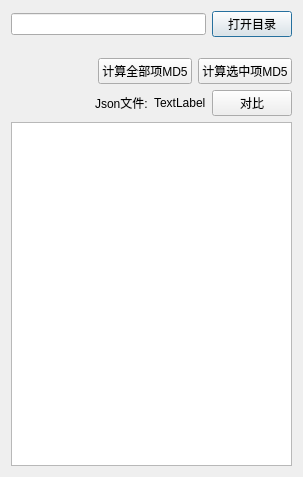
<?xml version="1.0" encoding="UTF-8"?>
<ui version="4.0">
 <class>MD5DialogClass</class>
 <widget class="QDialog" name="MD5DialogClass">
  <property name="geometry">
   <rect>
    <x>0</x>
    <y>0</y>
    <width>303</width>
    <height>477</height>
   </rect>
  </property>
  <property name="windowTitle">
   <string>MD5Dialog</string>
  </property>
  <layout class="QVBoxLayout" name="verticalLayout_2">
   <item>
    <layout class="QHBoxLayout" name="horizontalLayout">
     <item>
      <widget class="QLineEdit" name="letDir"/>
     </item>
     <item>
      <widget class="QPushButton" name="pbtFolder">
       <property name="text">
        <string>打开目录</string>
       </property>
      </widget>
     </item>
    </layout>
   </item>
   <item>
    <spacer name="verticalSpacer">
     <property name="orientation">
      <enum>Qt::Vertical</enum>
     </property>
     <property name="sizeType">
      <enum>QSizePolicy::Fixed</enum>
     </property>
     <property name="sizeHint" stdset="0">
      <size>
       <width>20</width>
       <height>15</height>
      </size>
     </property>
    </spacer>
   </item>
   <item>
    <layout class="QVBoxLayout" name="verticalLayout">
     <item>
      <layout class="QHBoxLayout" name="horizontalLayout_3">
       <item>
        <spacer name="horizontalSpacer">
         <property name="orientation">
          <enum>Qt::Horizontal</enum>
         </property>
         <property name="sizeHint" stdset="0">
          <size>
           <width>40</width>
           <height>20</height>
          </size>
         </property>
        </spacer>
       </item>
       <item>
        <widget class="QPushButton" name="pbtCalAll">
         <property name="text">
          <string>计算全部项MD5</string>
         </property>
        </widget>
       </item>
       <item>
        <widget class="QPushButton" name="pbtCalSelect">
         <property name="text">
          <string>计算选中项MD5</string>
         </property>
        </widget>
       </item>
      </layout>
     </item>
     <item>
      <layout class="QHBoxLayout" name="horizontalLayout_2">
       <item>
        <spacer name="horizontalSpacer_2">
         <property name="orientation">
          <enum>Qt::Horizontal</enum>
         </property>
         <property name="sizeHint" stdset="0">
          <size>
           <width>40</width>
           <height>20</height>
          </size>
         </property>
        </spacer>
       </item>
       <item>
        <widget class="QLabel" name="label">
         <property name="text">
          <string>Json文件:</string>
         </property>
        </widget>
       </item>
       <item>
        <widget class="QLabel" name="labJsonStatus">
         <property name="text">
          <string>TextLabel</string>
         </property>
        </widget>
       </item>
       <item>
        <widget class="QPushButton" name="pbtContrast">
         <property name="text">
          <string>对比</string>
         </property>
        </widget>
       </item>
      </layout>
     </item>
     <item>
      <widget class="QTableView" name="tbvFiles"/>
     </item>
    </layout>
   </item>
  </layout>
 </widget>
 <layoutdefault spacing="6" margin="11"/>
 <resources>
  <include location="MD5Dialog.qrc"/>
 </resources>
 <connections/>
</ui>
